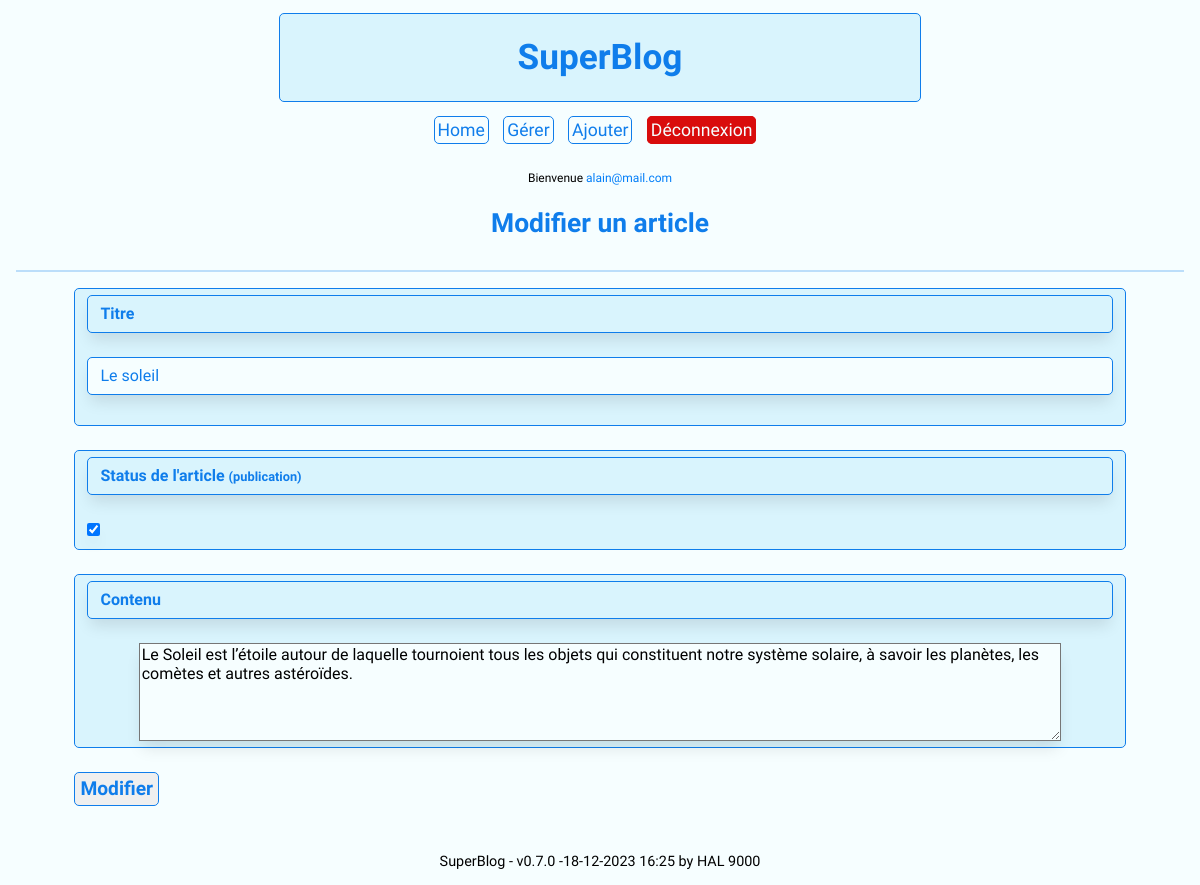
The app's page /edit.php?id=2 (signed in) with its own data.
### tables this page shows
CREATE TABLE `articles` (
  `id` int(10) UNSIGNED NOT NULL,
  `title` varchar(250) NOT NULL,
  `content` longtext NOT NULL,
  `picture` varchar(250) DEFAULT NULL,
  `active` tinyint(3) UNSIGNED DEFAULT 1
);

### app/functions/fct-db.php (called while the page is built, shortened)
<?php
function getArticleByIDDB($conn, $id) {
    try {
        $req = $conn->prepare("SELECT * FROM articles WHERE id = :id");
        $req->bindParam(':id', $id);
        $req->execute();
        $resultat = $req->fetch(PDO::FETCH_ASSOC);
        return $resultat;
    } catch (PDOException $e) {
        (DEBUG)? $st = 'Error : ' . $e->getMessage() : $st = "Error in : getArticleByIDDB() function";
        return $st;
    }
}

### edit.php (the view, shortened to what this page needs)
<?php
    require_once('settings.php');
    if(!is_object($conn)){
        $msg = getMessage($conn, 'error');
    }else{
        if(isset($_GET['id']) && !empty($_GET['id']))
        {
            $id = $_GET['id'];
            $article = getArticleByIDDB($conn, $id);
        }else
            header('Location: manager.php');
    }
?>
<!DOCTYPE html>
<html lang="en">
<head>
</head>
<body>
    <div class="container">
            <div id="header-logo">
                <h1><?php echo APP_NAME; ?></h1>
            </div>
            <div id="main-menu">
            </div>
            <h2 class="title">Modifier un article</h2>
            <hr>
            <div id="content-edit">
                <form action="manager.php" method="post">
                    <div class="form-ctrl">
                        <label for="title" class="form-ctrl">Titre</label>
                        <input type="text" class="form-ctrl" id="title" name="title" value="<?php if(isset($article['title'])) echo $article['title']; else echo ''; ?>" required>
                    </div>
                    <div class="form-ctrl">
                        <label for="published_article" class="form-ctrl">Status de l'article <small>(publication)</small></label>
                        <?php if(isset($article['content'])) displayFormRadioBtnArticlePublished($article['active'], 'EDIT'); else echo ''; ?>
                    </div>
                    <div class="form-ctrl">
                        <label for="content" class="form-ctrl">Contenu</label>
                        <textarea class="" id="content" name="content" rows="5"><?php if(isset($article['content'])) echo html_entity_decode($article['content']); else echo ''; ?></textarea>
                    </div>
                    <button type="submit" class="btn-classic">Modifier</button>
                </form>
            </div>
            <footer>
            </footer>
        </div>
</body>
</html>

### assets/css/styles.css (style rules this page uses)
:root { --body-backg-color: rgb(246, 254, 255); --header-backg-color: rgb(217, 244, 253); --menu-item-color: rgb(15, 125, 235); --menu-item-color-hover: rgb(12, 72, 132); --danger-color: rgb(217, 12, 12); --backg-msg-danger-color: rgb(255, 208, 208); --success-color: rgb(39, 156, 18); --backg-msg-success-color: rgb(222, 254, 180); --danger-color-hover: rgb(147, 13, 13); --link-color: rgb(1, 125, 248); --published-color: rgb(74, 192, 41); --border-width: 1px; }
body { font-family: "Exo 2", sans-serif; font-size: 1.1rem; background-color: var(--body-backg-color); color: var(--body-color) }
footer { margin-top: 3rem; text-align: center; font-size: 0.9rem; }
h2 { color: var(--menu-item-color); }
h2.title { text-align: center; margin-bottom: 2rem; }
hr { margin: 1rem 0; border: var(--border-width) solid var(--menu-item-color); opacity: .25; }
.container { margin: 0 1rem 0 1rem; }
.btn-classic { font-size: 1.2rem; color: var(--menu-item-color); border: 1px solid var(--menu-item-color); border-radius: 5px; padding: 5px; margin-right: 10px; font-weight: bold; }
#header-logo { color: var(--menu-item-color); border: 1px solid var(--menu-item-color); background-color: var(--header-backg-color); border-radius: 5px; text-align: center; max-width: 55%; margin-left: auto; margin-right: auto; margin-bottom: 1rem; margin-top: 0.8rem; }
#main-menu { display: block; margin: 0; text-align: center; }
#content, #content-edit, #content-add { display: block; width: 90%; margin: auto; }
label { display: block; font-size: 1.1rem; font-weight: bold !important; box-shadow: 0px 10px 15px -3px rgba(0,0,0,0.1); }
.form-ctrl { display: block; width: 100%; padding: 0.375rem 0.75rem; font-size: 1rem; font-weight: 400; line-height: 1.5; color: var(--menu-item-color); background-color: var(--header-backg-color); background-clip: padding-box; border: var(--border-width) solid var(--menu-item-color); border-radius: 5px; margin-bottom: 1.5rem; }
input, textarea, input[type="checkbox"], input[type="radio"], input[type="file"] { background-color: var(--body-backg-color) !important; box-shadow: 0px 10px 15px -3px rgba(0,0,0,0.1); }

### records on screen
articles: title "Le soleil", content "Le Soleil est l’étoile autour de laquelle tournoient tous les objets qui constituent notre système solaire, à savoir les planètes, les comètes et autres astéroïdes."

### other values on screen
APP_NAME "SuperBlog"
$_SESSION['user_email'] "alain@mail.com"
$app_name "SuperBlog"
$app_version "v0.7.0"
$app_update "18-12-2023 16:25"
$app_author "HAL 9000"
